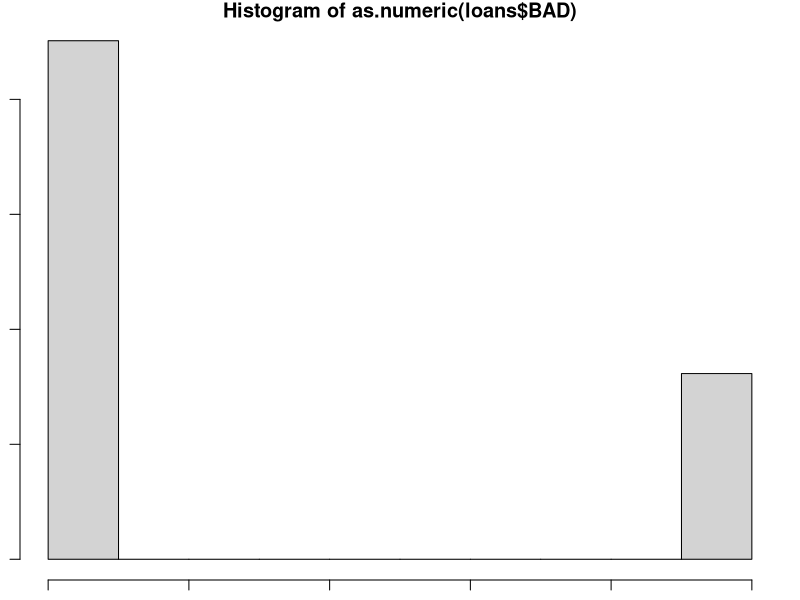
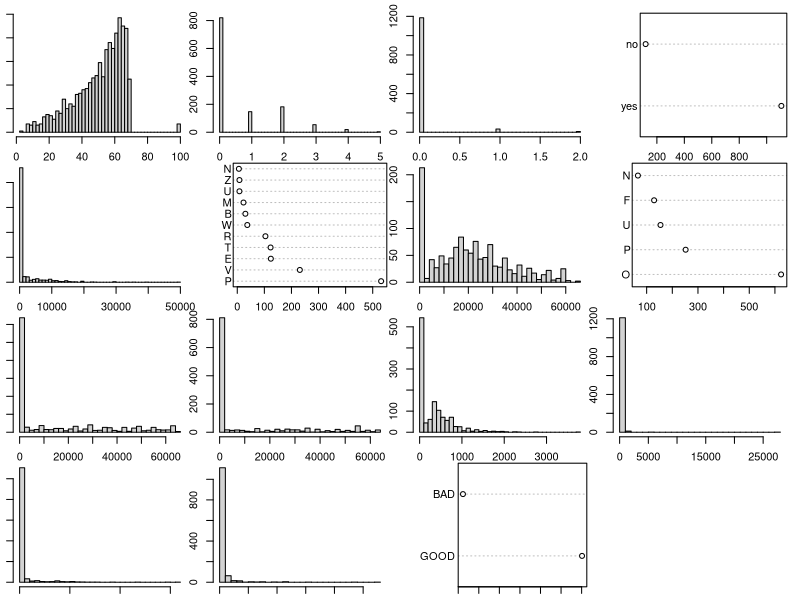
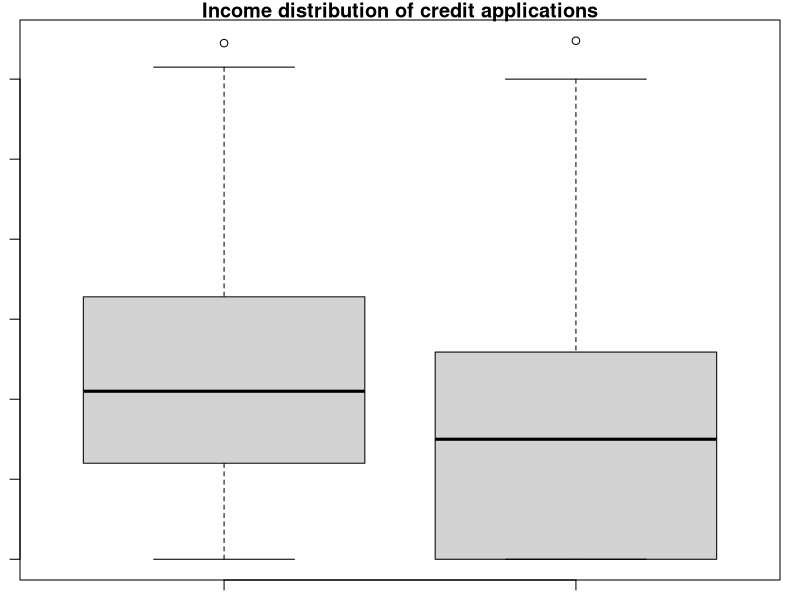

Source code (R) for these figures, in order:
## ---- chunk 1
# NEED FOR CHANGE ---- 
# Note that this code will not work on your computer. 
#if (!grepl("Dropbox/Lecture/Mod_BADS/Tutorial", getwd(), ignore.case = T)){
#  setwd(paste0(getwd(), "/../Dropbox/Lecture/Mod_BADS/Tutorial"))  
#}

# You can uncomment the next line and specify the directory for the exercise on your computer
 setwd("C://Your/own/path")
# End of NEED FOR CHANGE ----

solution <- TRUE
if(solution == FALSE){
knitr::opts_chunk$set(echo = FALSE, results = 'hide', message = FALSE, warning = FALSE, fig.keep = 'none', cache = FALSE)
}
options(repos=c(CRAN = "https://cran.uni-muenster.de/"))
## ---- chunk 2
# Load the data set into memory.
# Note that you need to change the path when executing the code on your computer
loans <- read.csv("Loan_Data.csv", sep=";")
# Check the type of PHON and BAD
class(loans$PHON); class(loans$BAD);
# Make both a factor
loans$PHON <- factor(loans$PHON, labels=c("no", "yes"))
loans$BAD <- factor(loans$BAD, labels=c("GOOD", "BAD"))
# Summary of the data set
summary(loans)
## ---- chunk 3
par(mar=c(1,1,1,1)) # this code avoids some errors related to screen resolution; feel free to ignore it
hist(as.numeric(loans$BAD))
# Matrix of histograms
install.packages("Hmisc")
library("Hmisc")
hist.data.frame(loans)
## ---- chunk 4
# Separate the goods and the bads using logical indexing
inc.good <- loans[loans$BAD=="GOOD", "dINC_A"]
avg.good <-mean(inc.good)
inc.bad <- loans[loans$BAD=="BAD", "dINC_A"]
avg.bad <-mean(inc.bad)
# Boxplot
boxplot(inc.good, inc.bad, 
        ylab="Applicants income [$]",
        names=c("Good","Bad"),
        main="Income distribution of credit applications")
# Check who makes more
if (avg.good>avg.bad) {
  print("The good risks earn more on average")
} else if (avg.bad>avg.good) {
  print("The bad risks earn more on average")
} else {
  print("Actually, there is no difference in the average income")  
}
# Work out the difference
sprintf("The difference between the average incomes of good and bad risks is $%.2f",
        avg.good-avg.bad,2)
# Perform Welch test
test.result <-t.test(inc.good,inc.bad)
test.result 
if (test.result$p.value < 0.05) {
  print("Observed income difference is significant")
} else {
  print("Observed income difference is not significant")
}
